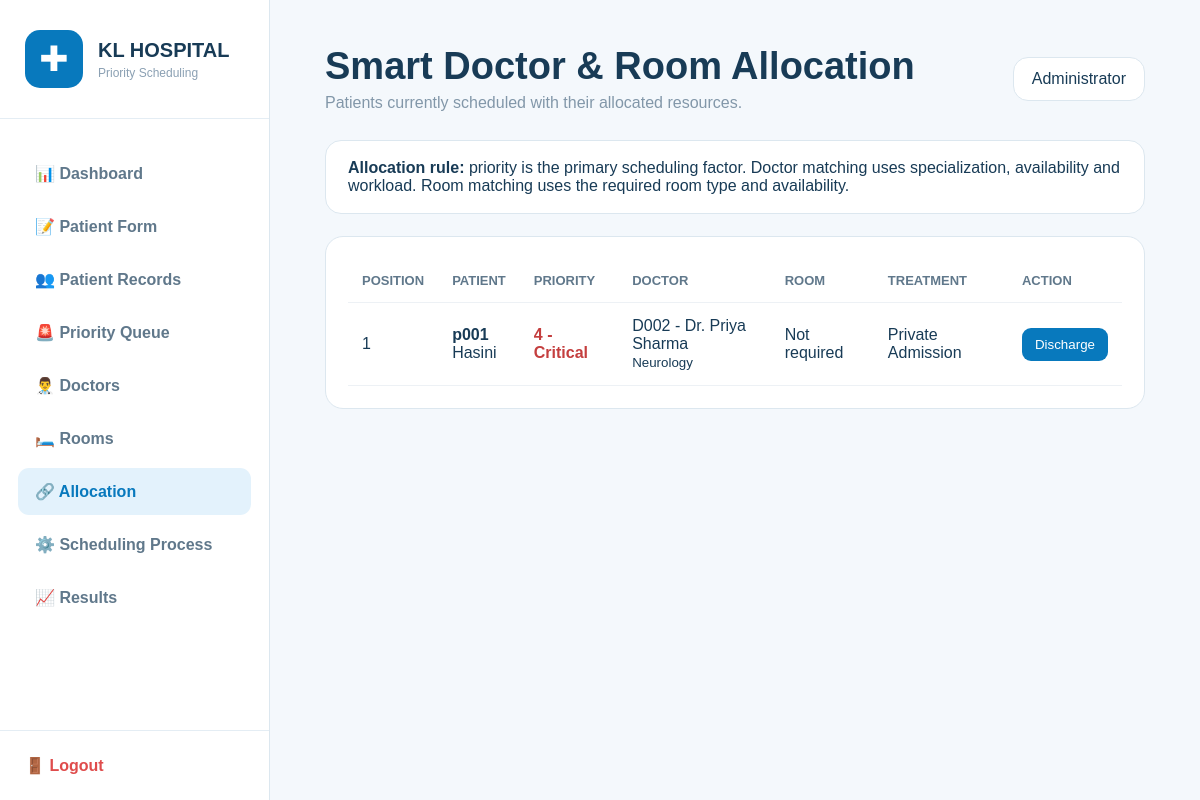
/allocation (signed in), run on the app's committed database.
### tables this page shows
CREATE TABLE doctors (
            id INTEGER PRIMARY KEY AUTOINCREMENT,
            doctor_id TEXT UNIQUE NOT NULL,
            name TEXT NOT NULL,
            specialization TEXT NOT NULL,
            status TEXT DEFAULT 'Available',
            workload INTEGER DEFAULT 0,
            emergency_capable INTEGER DEFAULT 0
        );

CREATE TABLE patients (
            id INTEGER PRIMARY KEY AUTOINCREMENT,
            patient_id TEXT UNIQUE NOT NULL,
            name TEXT NOT NULL,
            age INTEGER,
            gender TEXT,
            contact TEXT,
            arrival_time TEXT NOT NULL,
            medical_condition TEXT,
            priority INTEGER NOT NULL,
            status TEXT DEFAULT 'Waiting',
            waiting_time REAL DEFAULT 0,
            turnaround_time REAL DEFAULT 0,
            created_at TEXT
        , scheduled_position INTEGER, scheduled_at TEXT, specialization TEXT DEFAULT 'General Medicine', treatment_type TEXT DEFAULT 'Consultation', room_required INTEGER DEFAULT 0, room_type TEXT, assigned_doctor_id INTEGER, assigned_room_id INTEGER, condition_updated_at TEXT);

### app.py (the view)
@app.route("/allocation")
@login_required
def allocation():
    conn = get_db()
    assigned = conn.execute("""
        SELECT p.*, d.doctor_id, d.name AS doctor_name, d.specialization AS doctor_specialization,
               r.room_number, r.room_type
        FROM patients p
        LEFT JOIN doctors d ON p.assigned_doctor_id=d.id
        LEFT JOIN rooms r ON p.assigned_room_id=r.id
        WHERE p.status='Scheduled'
        ORDER BY p.priority DESC, p.scheduled_position ASC
    """).fetchall()
    conn.close()
    return render_template("allocation.html", patients=assigned)

### app.py (called while the page is built)
def get_db():
    conn = sqlite3.connect(DATABASE)
    conn.row_factory = sqlite3.Row
    conn.execute("PRAGMA foreign_keys = ON")
    return conn

def login_required(function):
    @wraps(function)
    def wrapper(*args, **kwargs):
        if "user_id" not in session:
            return redirect(url_for("login"))
        return function(*args, **kwargs)
    return wrapper

### templates/allocation.html (shortened to what this page needs)
<!doctype html><html><head><meta charset="UTF-8"><meta name="viewport" content="width=device-width,initial-scale=1"><title>Allocation | KL Hospital</title></head><body><div class="layout"><aside class="sidebar"><div class="logo"><div class="logo-icon">✚</div><div><h2>KL HOSPITAL</h2><p>Priority Scheduling</p></div></div><nav class="navigation"><a href="{{url_for('dashboard')}}">📊 Dashboard</a><a href="{{url_for('patient_form')}}">📝 Patient Form</a><a href="{{url_for('patients')}}">👥 Patient Records</a><a href="{{url_for('queue')}}">🚨 Priority Queue</a><a href="{{url_for('doctors')}}">👨‍⚕️ Doctors</a><a href="{{url_for('rooms')}}">🛏️ Rooms</a><a href="{{url_for('allocation')}}" class="active">🔗 Allocation</a><a href="{{url_for('process')}}">⚙️ Scheduling Process</a><a href="{{url_for('results')}}">📈 Results</a></nav><div class="logout"><a href="{{url_for('logout')}}">🚪 Logout</a></div></aside><main class="main"><header class="header"><div><h1>Smart Doctor & Room Allocation</h1><p>Patients currently scheduled with their allocated resources.</p></div><div class="admin">Administrator</div></header><div class="info"><strong>Allocation rule:</strong> priority is the primary scheduling factor. Doctor matching uses specialization, availability and workload. Room matching uses the required room type and availability.</div><div class="table-card"><table><thead><tr><th>Position</th><th>Patient</th><th>Priority</th><th>Doctor</th><th>Room</th><th>Treatment</th><th>Action</th></tr></thead><tbody>{% for p in patients %}<tr><td>{{p['scheduled_position']}}</td><td><strong>{{p['patient_id']}}</strong><br>{{p['name']}}</td><td class="priority {% if p['priority']==4 %}critical{% elif p['priority']==3 %}high{% elif p['priority']==2 %}medium{% else %}low{% endif %}">{{p['priority']}} - {{ {4:'Critical',3:'High',2:'Medium',1:'Low'}[p['priority']] }}</td><td>{% if p['doctor_id'] %}{{p['doctor_id']}} - {{p['doctor_name']}}<br><small>{{p['doctor_specialization']}}</small>{% else %}<span>Not assigned</span>{% endif %}</td><td>{% if p['room_number'] %}{{p['room_number']}}<br><small>{{p['room_type']}}</small>{% else %}Not required{% endif %}</td><td>{{p['treatment_type']}}</td><td><form method="post" action="{{url_for('discharge',patient_id=p['patient_id'])}}"><button class="btn" type="submit">Discharge</button></form></td></tr>{% else %}<tr><td colspan="7">No scheduled patients. Run Priority Scheduling from the Scheduling Process page.</td></tr>{% endfor %}</tbody></table></div></main></div></body></html>

### templates/allocation.html (style rules this page uses)
* { box-sizing:border-box }
body { margin:0;font-family:Arial;background:#f4f8fc;color:#183b56 }
.layout { display:flex;min-height:100vh }
.sidebar { width:270px;background:#fff;border-right:1px solid #dce7ef;position:fixed;inset:0 auto 0 0;display:flex;flex-direction:column }
.logo { padding:30px 25px;border-bottom:1px solid #e4edf4;display:flex;gap:15px;align-items:center }
.logo-icon { width:58px;height:58px;border-radius:15px;background:#0879bd;color:#fff;display:grid;place-items:center;font-size:35px }
.logo h2 { font-size:20px;margin:0 0 4px }
.logo p { margin:0;color:#8ba0b3;font-size:12px }
.navigation { padding:25px 18px;flex:1 }
.navigation a { display:block;padding:14px 17px;margin:6px 0;border-radius:11px;text-decoration:none;color:#60788b;font-weight:600 }
.navigation a:hover,.navigation a.active { background:#e3f2fc;color:#0879bd }
.logout { padding:25px;border-top:1px solid #e4edf4 }
.logout a { color:#df4c4c;text-decoration:none;font-weight:600 }
.main { margin-left:270px;width:calc(100% - 270px);padding:45px 55px }
.header { display:flex;justify-content:space-between;align-items:center;margin-bottom:28px }
.header h1 { font-size:38px;margin:0 0 6px }
.header p { color:#8297a9;margin:0 }
.admin { background:#fff;border:1px solid #dce7ef;padding:12px 18px;border-radius:15px }
.info { background:#fff;border:1px solid #dce7ef;border-radius:16px;padding:18px 22px;margin-bottom:22px }
.table-card { background:#fff;border:1px solid #dce7ef;border-radius:18px;padding:22px;overflow:auto }
table { width:100%;border-collapse:collapse }
th,td { text-align:left;padding:14px;border-bottom:1px solid #edf1f5 }
th { color:#60788b;font-size:13px;text-transform:uppercase }
.priority { font-weight:bold }
.critical { color:#c43e3e }
.btn { border:0;border-radius:9px;padding:9px 13px;background:#0879bd;color:#fff;cursor:pointer }

### data on the page
doctors: scheduled_position "1", patient_id "p001", name "Hasini", priority "4", doctor_id "D002", doctor_name "Dr. Priya Sharma", doctor_specialization "Neurology", treatment_type "Private Admission"
patients: priority "Critical"
